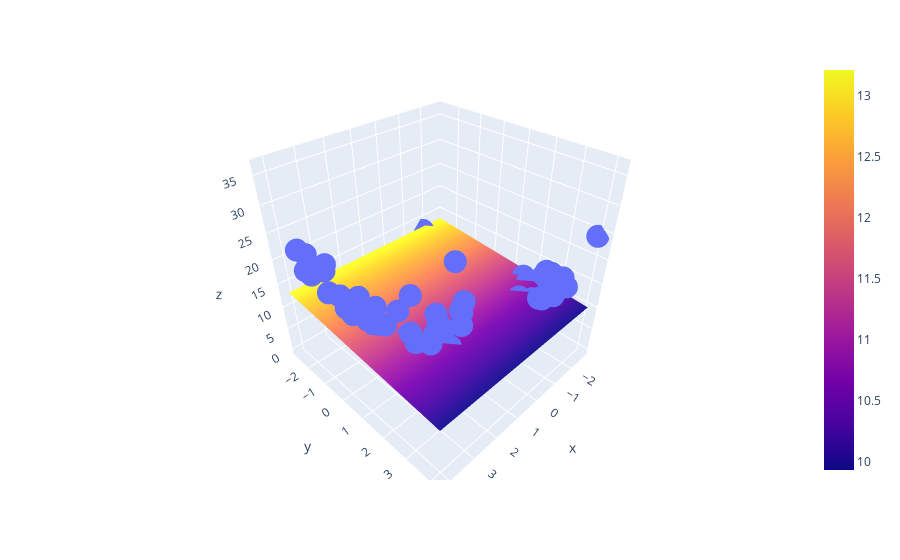

Notebook code for this chart:
### Markdown cell above
## 1. Applying Linear Regression

### Code cell
import plotly.graph_objects as go

fig = px.scatter_3d(df, x=x.ravel(), y=y.ravel(), z=z.ravel())

fig.add_trace(go.Surface(x = x_input, y = y_input, z =z_final ))

fig.show()
